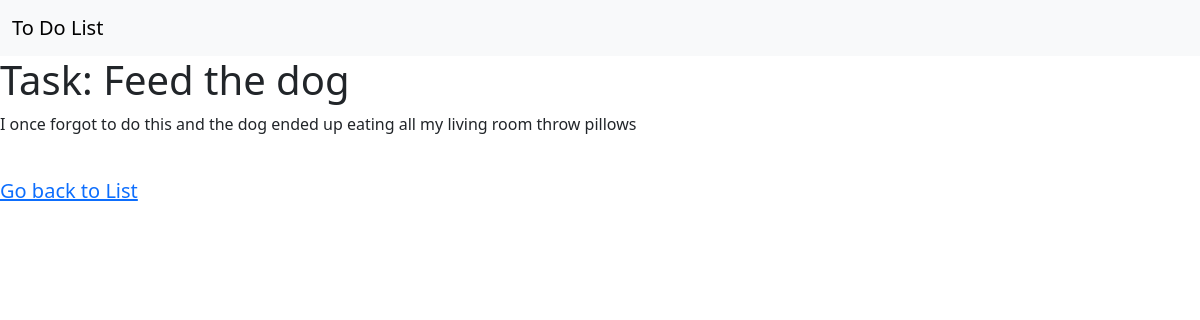
The app's page /task/3 (signed in) with its own data.
### base/models.py (models this page shows, shortened)
class Task(models.Model):
    user = models.ForeignKey(User, on_delete=models.CASCADE)
    title = models.CharField(max_length=200)
    details = models.TextField(null=True, blank=True)
    complete = models.BooleanField(default=False)
    created = models.DateTimeField(auto_now_add=True)
    class Meta:
        ordering = ['complete', ]

### base/views.py (the view)
# urls.py: path('task/<int:pk>', Detail.as_view(), name='detail'),
class Detail(LoginRequiredMixin, DetailView):
    model = Task
    template_name = 'details.html'
    context_object_name = 'task'

### base/templates/details.html (shortened to what this page needs)
{% extends 'base.html' %}
{% block content %}
<h1>Task: {{ task.title }}</h1>
<p>{{ task.details }}</p>
<br>
<p class="lead">
  <a href="{% url 'list' %}">Go back to List</a>
</p>
{% endblock %}

### records on screen
Task: title "Feed the dog", details "I once forgot to do this and the dog ended up eating all my living room throw pillows"
